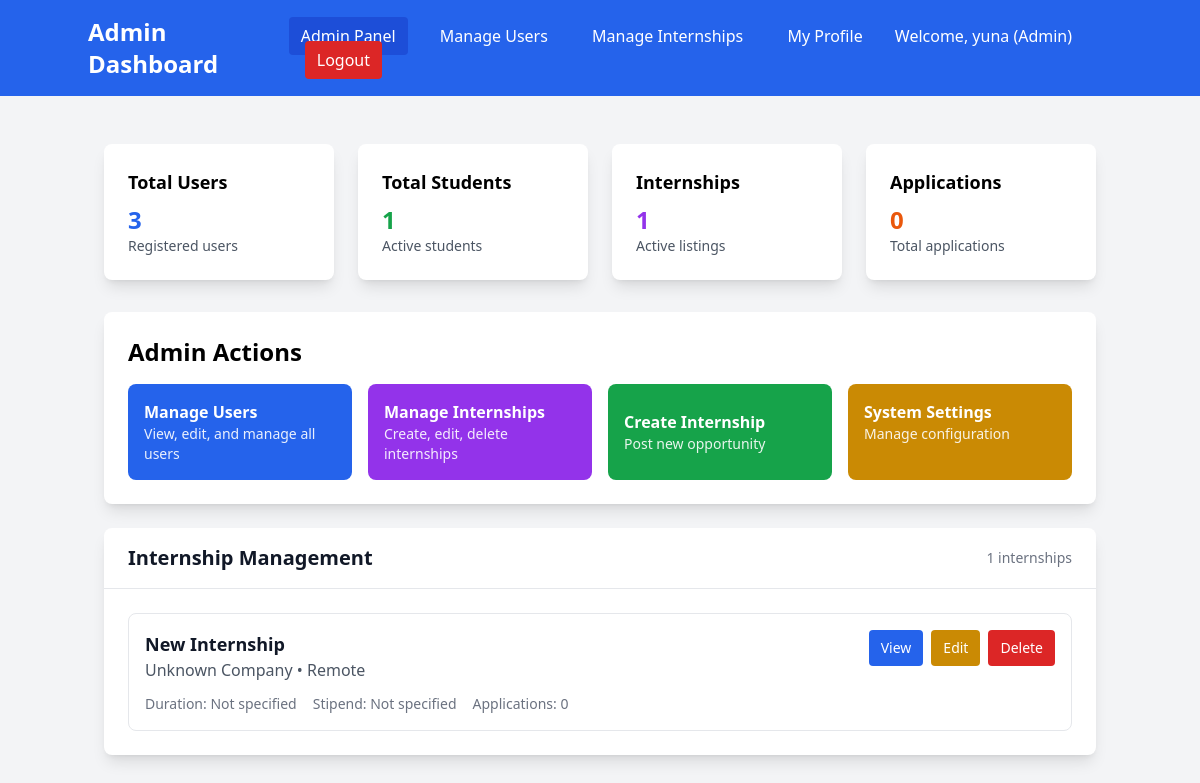
The app's page /dashboard (signed in), older data.
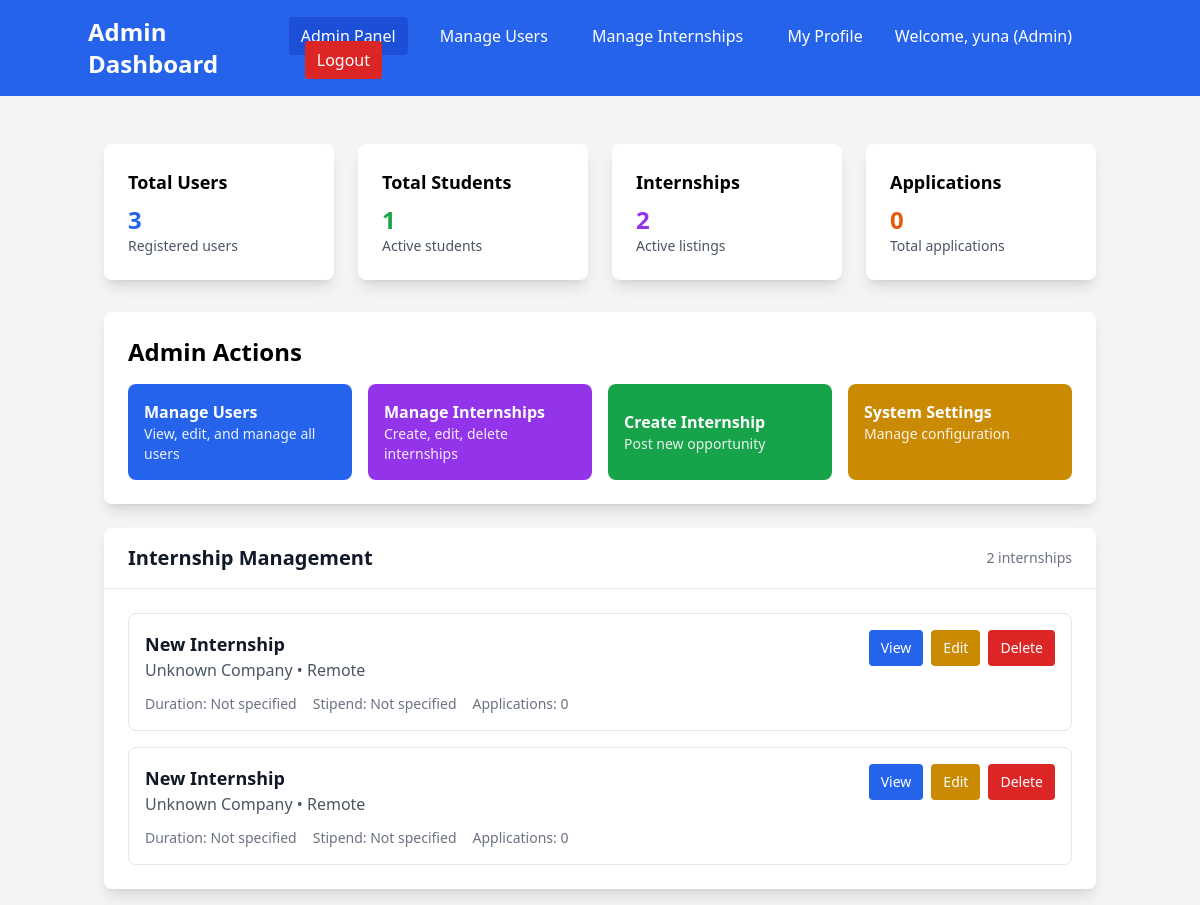
The same page, newer data.
### models.py (models this page shows)
class User(Base):
    __tablename__ = "users"
    id = Column(Integer, primary_key=True, index=True)
    email = Column(String(255), unique=True, index=True, nullable=False)
    hashed_password = Column(String(255), nullable=False)
    full_name = Column(String(255), nullable=False)
    role = Column(Enum(UserRole), nullable=False, default=UserRole.STUDENT)
    phone = Column(String(20))
    department = Column(String(255))
    profile_picture = Column(String(500), default="default_avatar.png")
    created_at = Column(DateTime(timezone=True), server_default=func.now())
    is_active = Column(Boolean, default=True)
    created_internships = relationship("Internship", back_populates="creator")
    applications = relationship("InternshipApplication", back_populates="student")
    assigned_tasks = relationship("Task", foreign_keys="Task.student_id", back_populates="student")
    assigned_by_tasks = relationship("Task", foreign_keys="Task.assigned_by", back_populates="assigner")
    student_feedback = relationship("Feedback", foreign_keys="Feedback.student_id", back_populates="student")
    mentor_feedback = relationship("Feedback", foreign_keys="Feedback.mentor_id", back_populates="mentor")

class Internship(Base):
    __tablename__ = "internships"
    id = Column(Integer, primary_key=True, index=True)
    title = Column(String(255), nullable=False)
    description = Column(Text)
    company = Column(String(255), nullable=False)
    location = Column(String(255))
    duration = Column(String(100))
    stipend = Column(String(100))
    requirements = Column(Text)
    created_by = Column(Integer, ForeignKey("users.id"))
    created_at = Column(DateTime(timezone=True), server_default=func.now())
    is_active = Column(Boolean, default=True)
    deadline = Column(DateTime(timezone=True))
    creator = relationship("User", back_populates="created_internships")
    applications = relationship("InternshipApplication", back_populates="internship")
    tasks = relationship("Task", back_populates="internship")
    feedback = relationship("Feedback", back_populates="internship")

### app.py (the view)
@app.get("/dashboard", response_class=HTMLResponse)
async def dashboard(request: Request, db: Session = Depends(get_db)):
    try:
        user = await get_current_user_from_cookie(request, db)
        print(f"🎯 Dashboard access - User: {user.email}, Role: {user.role}")
        if user.role == "student":
            internships = crud.get_internships(db)
            applications = crud.get_applications_by_student(db, user.id)
            tasks = crud.get_tasks_by_student(db, user.id)
            return templates.TemplateResponse("dashboard_student.html", {
                "request": request,
                "user": user,
                "internships": internships,
                "applications": applications,
                "tasks": tasks
            })
        elif user.role == "admin":
            internships = crud.get_internships(db)
            try:
                stats = crud.get_system_stats(db)
            except Exception as e:
                print(f"⚠️  Could not get system stats: {e}")
                stats = {
                    "total_users": 0,
                    "total_students": 0,
                    "total_admins": 0,
                    "total_mentors": 0,
                    "total_internships": 0,
                    "total_applications": 0,
                    "total_tasks": 0
                }
            return templates.TemplateResponse("dashboard_admin.html", {
                "request": request,
                "user": user,
                "internships": internships,
                "stats": stats
            })
        elif user.role == "mentor":
            internships = crud.get_internships(db)
            mentor_internships = crud.get_internships_by_mentor(db, user.id)
            mentor_applications = crud.get_applications_for_mentor(db, user.id)
            return templates.TemplateResponse("dashboard_mentor.html", {
                "request": request,
                "user": user,
                "internships": internships,
                "mentor_internships": mentor_internships,
                "mentor_applications": mentor_applications
            })
        else:
            print(f"❌ Unknown role: {user.role}")
            return RedirectResponse("/login?error=Unknown user role")
    except Exception as e:
        print(f"💥 Dashboard error: {e}")
        import traceback
        traceback.print_exc()
        return RedirectResponse("/login")

### templates/dashboard_admin.html (shortened to what this page needs)
<!DOCTYPE html>
<html>
<head>
    <script src="https://cdn.tailwindcss.com"></script>
</head>
<body class="bg-gray-100">
    <nav class="bg-blue-600 text-white p-4">
        <div class="container mx-auto flex justify-between items-center">
            <h1 class="text-2xl font-bold">Admin Dashboard</h1>
            <div class="space-x-4">
                <a href="/admin/dashboard" class="bg-blue-700 px-3 py-2 rounded">Admin Panel</a>
                <a href="/admin/users" class="hover:bg-blue-700 px-3 py-2 rounded">Manage Users</a>
                <a href="/admin/internships" class="hover:bg-blue-700 px-3 py-2 rounded">Manage Internships</a>
                <a href="/profile" class="hover:bg-blue-700 px-3 py-2 rounded">My Profile</a>
                <span>Welcome, {{ user.full_name }} (Admin)</span>
                <a href="/logout" class="bg-red-600 hover:bg-red-700 px-3 py-2 rounded">Logout</a>
            </div>
        </div>
    </nav>
    <div class="container mx-auto mt-8 p-4">
        <div class="grid grid-cols-1 md:grid-cols-4 gap-6 mb-8">
            <div class="bg-white p-6 rounded-lg shadow-lg">
                <h3 class="text-lg font-semibold mb-2">Total Users</h3>
                <p class="text-2xl font-bold text-blue-600">{{ stats.total_users }}</p>
                <p class="text-sm text-gray-600">Registered users</p>
            </div>
            <div class="bg-white p-6 rounded-lg shadow-lg">
                <h3 class="text-lg font-semibold mb-2">Total Students</h3>
                <p class="text-2xl font-bold text-green-600">{{ stats.total_students }}</p>
                <p class="text-sm text-gray-600">Active students</p>
            </div>
            <div class="bg-white p-6 rounded-lg shadow-lg">
                <h3 class="text-lg font-semibold mb-2">Internships</h3>
                <p class="text-2xl font-bold text-purple-600">{{ stats.total_internships }}</p>
                <p class="text-sm text-gray-600">Active listings</p>
            </div>
            <div class="bg-white p-6 rounded-lg shadow-lg">
                <h3 class="text-lg font-semibold mb-2">Applications</h3>
                <p class="text-2xl font-bold text-orange-600">{{ stats.total_applications }}</p>
                <p class="text-sm text-gray-600">Total applications</p>
            </div>
        </div>
        <div class="bg-white rounded-lg shadow-lg p-6 mb-6">
            <h2 class="text-2xl font-bold mb-4">Admin Actions</h2>
            <div class="grid grid-cols-1 md:grid-cols-2 lg:grid-cols-4 gap-4">
                <a href="/admin/users"
                    class="bg-blue-600 text-white p-4 rounded-lg hover:bg-blue-700 transition text-left">
                    <div class="font-semibold">Manage Users</div>
                    <div class="text-sm opacity-90">View, edit, and manage all users</div>
                </a>
                <a href="/admin/internships"
                    class="bg-purple-600 text-white p-4 rounded-lg hover:bg-purple-700 transition text-left">
                    <div class="font-semibold">Manage Internships</div>
                    <div class="text-sm opacity-90">Create, edit, delete internships</div>
                </a>
                <button onclick="showCreateForm()"
                    class="bg-green-600 text-white p-4 rounded-lg hover:bg-green-700 transition text-left cursor-pointer">
                    <div class="font-semibold">Create Internship</div>
                    <div class="text-sm opacity-90">Post new opportunity</div>
                </button>
                <a href="/admin/system"
                    class="bg-yellow-600 text-white p-4 rounded-lg hover:bg-yellow-700 transition text-left">
                    <div class="font-semibold">System Settings</div>
                    <div class="text-sm opacity-90">Manage configuration</div>
                </a>
            </div>
        </div>
        <div class="bg-white rounded-lg shadow-lg">
            <div class="px-6 py-4 border-b border-gray-200 flex justify-between items-center">
                <h2 class="text-xl font-semibold text-gray-900">Internship Management</h2>
                <span class="text-sm text-gray-500">{{ internships|length }} internships</span>
            </div>
            <div class="p-6">
                {% if internships %}
                <div class="space-y-4">
                    {% for internship in internships %}
                    <div class="border border-gray-200 rounded-lg p-4 hover:shadow-md transition">
                        <div class="flex justify-between items-start">
                            <div class="flex-1">
                                <h3 class="text-lg font-semibold text-gray-900">{{ internship.title }}</h3>
                                <p class="text-gray-600">{{ internship.company }} • {{ internship.location or 'Remote' }}</p>
                                <div class="flex items-center mt-3 space-x-4 text-sm text-gray-500">
                                    <span>Duration: {{ internship.duration or 'Not specified' }}</span>
                                    <span>Stipend: {{ internship.stipend or 'Not specified' }}</span>
                                    <span>Applications: {{ internship.applications|length if internship.applications else 0 }}</span>
                                </div>
                            </div>
                            <div class="flex space-x-2 ml-4">
                                <button onclick="viewInternship({{ internship.id }})"
                                    class="bg-blue-600 text-white px-3 py-2 rounded text-sm hover:bg-blue-700 transition">
                                    View
                                </button>
                                <button onclick="editInternship({{ internship.id }})"
                                    class="bg-yellow-600 text-white px-3 py-2 rounded text-sm hover:bg-yellow-700 transition">
                                    Edit
                                </button>
                                <button onclick="deleteInternship({{ internship.id }})"
                                    class="bg-red-600 text-white px-3 py-2 rounded text-sm hover:bg-red-700 transition">
                                    Delete
                                </button>
                            </div>
                        </div>
                    </div>
                    {% endfor %}
                </div>
                {% endif %}
            </div>
        </div>
    </div>
</body>
</html>

Row changes from the older to the newer data that the page shows:
added Internship: title "New Internship", company "Unknown Company", location "Remote", duration "Not specified", stipend "Not specified", applications|length "0"
Text that changed along with them:
{{ stats.total_internships }}: "1" → "2"
{{ internships|length }}: "1" → "2"
